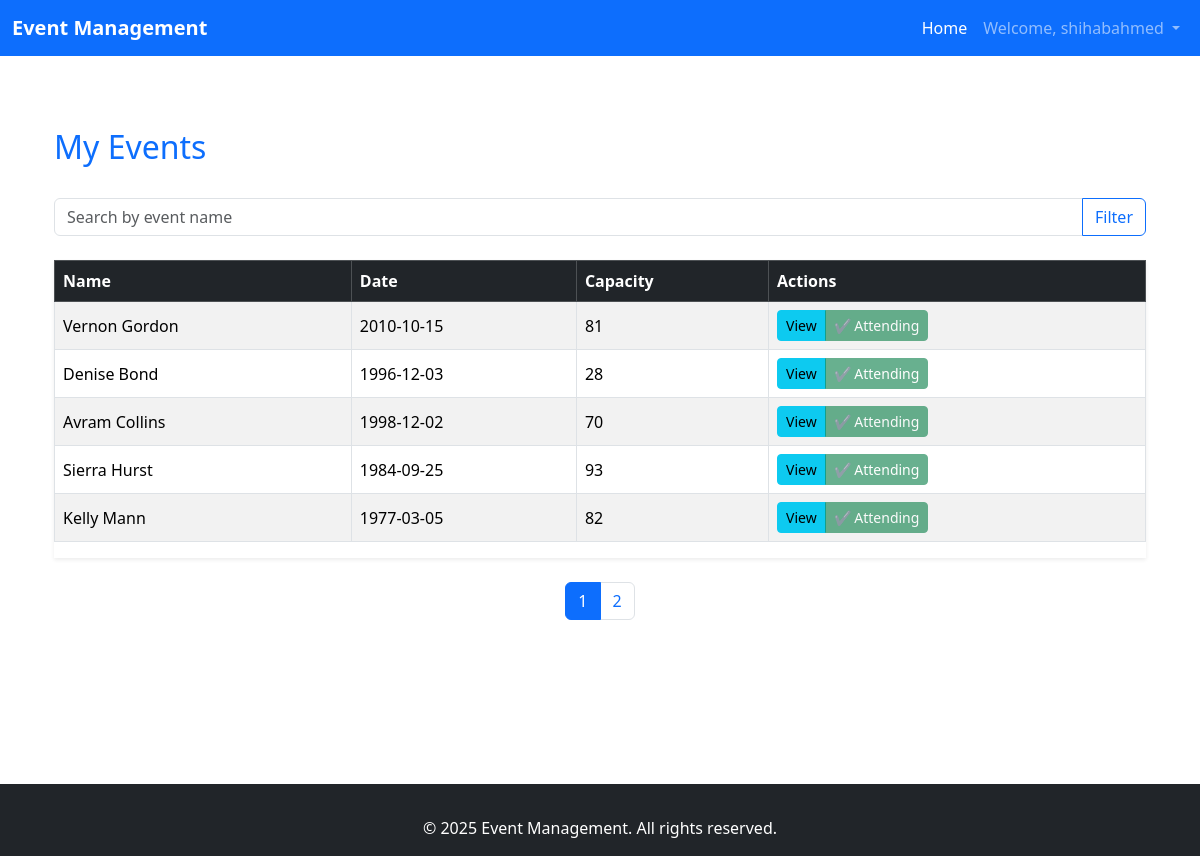
The app's page /dashboard.php (signed in) with its own data.
### tables this page shows
CREATE TABLE `events` (
  `id` int(11) NOT NULL,
  `name` varchar(255) NOT NULL,
  `description` text DEFAULT NULL,
  `date` date NOT NULL,
  `capacity` int(11) NOT NULL,
  `created_by` int(11) NOT NULL,
  `location` varchar(255) NOT NULL,
  `created_at` timestamp NOT NULL DEFAULT current_timestamp()
);

### includes/auth.php (called while the page is built, shortened)
<?php
function isLoggedIn() {
    return isset($_SESSION['user_id']);
}
function isAdmin() {
    return isset($_SESSION['role']) && $_SESSION['role'] === 'admin';
}
?>

### dashboard.php (the view, shortened to what this page needs)
<?php
include 'includes/auth.php';
include 'includes/db.php';
$page = isset($_GET['page']) ? (int)$_GET['page'] : 1;
$limit = 5;
$offset = ($page - 1) * $limit;
$sort = isset($_GET['sort']) ? $_GET['sort'] : 'created_at';
$order = isset($_GET['order']) ? $_GET['order'] : 'DESC';
$filter = isset($_GET['filter']) ? $_GET['filter'] : '';
$whereClause = $filter ? "WHERE name LIKE :filter" : '';
try {
    $stmt = $pdo->prepare("SELECT COUNT(*) AS total FROM events $whereClause");
    $stmt->execute();
    $totalEvents = $stmt->fetch()['total'];
    $totalPages = ceil($totalEvents / $limit);
    $stmt = $pdo->prepare("SELECT * FROM events $whereClause ORDER BY $sort $order LIMIT :limit OFFSET :offset");
    $stmt->bindValue(':limit', $limit, PDO::PARAM_INT);
    $stmt->bindValue(':offset', $offset, PDO::PARAM_INT);
    $stmt->execute();
    $events = $stmt->fetchAll(PDO::FETCH_ASSOC);
} catch (PDOException $e) {
    die("Database error: " . $e->getMessage());
}
?>
<?php include 'includes/header.php'; ?>
<div class="container mt-5">
    <div class="row mb-4">
        <div class="col-12 col-md-6">
            <h2 class="text-primary">My Events</h2>
        </div>
        <div class="col-12 col-md-6 text-md-end text-center">
        </div>
    </div>
    <form method="GET" class="mb-4">
        <div class="input-group">
            <input type="text" name="filter" class="form-control" placeholder="Search by event name" value="<?= htmlspecialchars($filter) ?>">
            <button type="submit" class="btn btn-outline-primary">Filter</button>
        </div>
    </form>
    <div class="table-responsive shadow-sm">
        <table class="table table-bordered table-striped table-hover align-middle">
            <thead class="table-dark">
                <tr>
                    <th scope="col">
                        <a href="?sort=name&order=<?= $sort === 'name' && $order === 'ASC' ? 'DESC' : 'ASC' ?>" class="text-decoration-none text-white">
                            Name
                        </a>
                    </th>
                    <th scope="col">
                        <a href="?sort=date&order=<?= $sort === 'date' && $order === 'ASC' ? 'DESC' : 'ASC' ?>" class="text-decoration-none text-white">
                            Date
                        </a>
                    </th>
                    <th scope="col">Capacity</th>
                    <th scope="col">Actions</th>
                </tr>
            </thead>
            <tbody>
                <?php if (!empty($events)): ?>
                    <?php foreach ($events as $event): ?>
                        <?php
                        $userId = $_SESSION['user_id'];
                        $stmt = $pdo->prepare("SELECT * FROM attendees WHERE event_id = ? AND user_id = ?");
                        $stmt->execute([$event['id'], $userId]);
                        $isAttending = $stmt->fetch();
                        ?>
                        <tr>
                            <td><?= htmlspecialchars($event['name']) ?></td>
                            <td><?= htmlspecialchars($event['date']) ?></td>
                            <td><?= htmlspecialchars($event['capacity']) ?></td>
                            <td>
                                <div class="btn-group" role="group">
                                    <a href="view_event.php?id=<?= $event['id'] ?>" class="btn btn-info btn-sm">View</a>
                                    <?php if (isAdmin()): ?>
                                        <a href="edit_event.php?id=<?= $event['id'] ?>" class="btn btn-warning btn-sm">Edit</a>
                                        <a href="delete_event.php?id=<?= $event['id'] ?>" class="btn btn-danger btn-sm delete-event">Delete</a>
                                    <?php else: ?>
                                        <?php if ($isAttending): ?>
                                            <span class="btn btn-success btn-sm disabled">✔ Attending</span>
                                        <?php endif; ?>
                                    <?php endif; ?>
                                </div>
                            </td>
                        </tr>
                    <?php endforeach; ?>
                <?php else: ?>
                    <tr>
                        <td colspan="<?= isAdmin() ? 5 : 4 ?>" class="text-center text-muted fst-italic">No events found.</td>
                    </tr>
                <?php endif; ?>
            </tbody>
        </table>
    </div>
    <nav aria-label="Page navigation" class="mt-4">
        <ul class="pagination justify-content-center">
            <?php for ($i = 1; $i <= $totalPages; $i++): ?>
                <li class="page-item <?= $i === $page ? 'active' : '' ?>">
                    <a class="page-link" href="?page=<?= $i ?>&sort=<?= $sort ?>&order=<?= $order ?>&filter=<?= $filter ?>"><?= $i ?></a>
                </li>
            <?php endfor; ?>
        </ul>
    </nav>
</div>
<?php include 'includes/footer.php'; ?>

### includes/header.php (shortened to what this page needs)
<?php
include_once 'includes/auth.php';
?>
<!DOCTYPE html>
<html lang="en">
<head>
    <link rel="stylesheet" href="assets/css/bootstrap.min.css">
</head>
<body>
    <nav class="navbar navbar-expand-lg navbar-dark bg-primary fixed-top">
        <div class="container-fluid">
            <a class="navbar-brand" href="#">
                <span class="fw-bold">Event Management</span>
            </a>
            <div class="collapse navbar-collapse" id="navbarNav">
                <ul class="navbar-nav ms-auto mb-2 mb-lg-0">
                    <li class="nav-item">
                        <a class="nav-link active" href="index.php">Home</a>
                    </li>
                    <?php if (isLoggedIn()): ?>
                        <li class="nav-item dropdown">
                            <a class="nav-link dropdown-toggle" href="#" id="navbarDropdown" role="button" data-bs-toggle="dropdown" aria-expanded="false">
                                Welcome, <?= htmlspecialchars($_SESSION['username'] ?? 'Guest') ?>
                            </a>
                        </li>
                    <?php endif; ?>
                </ul>
            </div>
        </div>
    </nav>
    <div class="content" style="padding-top: 80px;">
        <div class="container">

### includes/footer.php (shortened to what this page needs)
</div>
</div>
<main style="padding-bottom: 100px;">
</main>
<footer class="footer mt-5 py-3 bg-dark text-white text-center">
    <div class="container">
        <div class="mt-3">
            <span>&copy; <?php echo date('Y'); ?> Event Management. All rights reserved.</span>
        </div>
    </div>
</footer>
</body>
</html>

### records on screen
events: name "Vernon Gordon", date "2010-10-15", capacity "81"
events: name "Denise Bond", date "1996-12-03", capacity "28"
events: name "Avram Collins", date "1998-12-02", capacity "70"
events: name "Sierra Hurst", date "1984-09-25", capacity "93"
events: name "Kelly Mann", date "1977-03-05", capacity "82"

### other values on screen
$_SESSION['username'] "shihabahmed"
